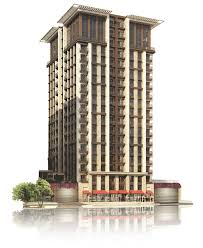
#> input picture bina.png, 203 x 248 px
$ python polygonal_approximation.py
#> lines starting #> are read from the running program, lines starting #| are printed output that depends on the picture; after the words box and inside, x2 and y2 are one past the last pixel; in counts of white or black regions, pixels touching at a corner belong together
import cv2
import numpy as np

def group_windows(image_path, show_image = True):
    # Upload the image
#> called with image_path = 'bina.png', show_image = True
    image = cv2.imread(image_path)
#> image is the input picture: shape (248, 203, 3); mean B, G, R 187.6, 196.5, 202.8
    gray = cv2.cvtColor(image, cv2.COLOR_BGR2GRAY)
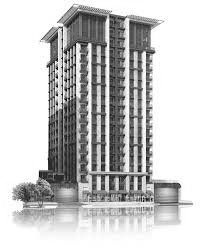
#> gray: shape (248, 203); min 2, max 255, mean 197.4

    # Detect the edges
    edges = cv2.Canny(gray, 50, 150, apertureSize=3)
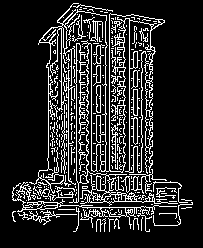
#> edges: shape (248, 203); 16.1% white in thin lines or dots, all inside (x1, y1, x2, y2) = (12, 3, 193, 232)

    # Make contour detection on the edges, contour lines are obtained.
    contours, _ = cv2.findContours (edges, cv2.RETR_EXTERNAL, cv2.CHAIN_APPROX_SIMPLE)
#> contours = 204 contours, 195 with area under 20; largest, box (x1, y1, x2, y2) and area: (29, 3, 178, 206) 6137, (12, 182, 177, 229) 418, (96, 85, 101, 113) 104, (93, 44, 105, 65) 72, (129, 169, 167, 194) 69
    # Convert contours into the rectangles
    windows = []

    for contour in contours:
        area = cv2.contourArea(contour)
        # The area of each contour is calculated

        if area < 0:
            # Contours with a negative area are ignored.
            continue

        epsilon = 0.02 * cv2.arcLength(contour, True)
        # The epsilon value is used to control the level of smoothing in the process of converting the contour into an approximate polygon.
        # High epsilon values are generally preferred to obtain simpler shapes with fewer edges, while low epsilon values are used to obtain more detailed shapes with more edges.

        approx = cv2.approxPolyDP(contour, epsilon, True)
        # Quadrilateral contours are (approximately) detected (using cv2.approxPolyDP).
        # If a contour has 4 sides, it is considered a quadrilateral.
        if len(approx) == 4:
            windows.append(approx)
#> this loop made 204 passes
#> (area, epsilon) on passes 11, 157, 204: (43, 5.89), (104, 1.25), (6137, 111)
#> after the loop, windows = 15 contours, 13 with area under 20; largest, box (x1, y1, x2, y2) and area: (29, 3, 178, 204) 476, (96, 85, 101, 113) 93

    windows.sort(key = lambda x: x[0][0][1])
    # Lambda is used to sort the quadrilaterals in the windows list according to the y coordinates of their top edges

    # Show the Canny edge-detected and grayscale image
    if show_image:
        image_copy = image.copy()
        for window in windows:
            cv2.drawContours(image, [window], -1, (0,255,0), 2)
#> this loop made 15 passes
#> window on passes 1 to 12: [[73, 3], [29, 182], [84, 11], [177, 203]], [[74, 24], [73, 25], [73, 32], [73, 25]], [[97, 85], [96, 111], [100, 112], [100, 85]], [[84, 87], [83, 87], [82, 88], [83, 87]], [[65, 103], [66, 104], [66, 109], [66, 104]], [[62, 113], [61, 114], [61, 119], [61, 114]], [[72, 116], [71, 116], [71, 120], [71, 117]], [[84, 127], [83, 128], [82, 128], [84, 128]], [[72, 131], [71, 132], [71, 139], [71, 132]], [[74, 147], [74, 148], [73, 149], [74, 148]], [[61, 150], [62, 155], [61, 172], [62, 161]], [[52, 150], [51, 151], [52, 152], [52, 154]]
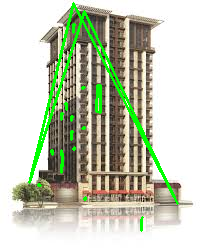
#> image: shape (248, 203, 3); 4.89% of pixels changed, all inside (x1, y1, x2, y2) = (28, 2, 179, 232)
        cv2.imshow("Windows detected", image)
        cv2.imshow("Canny Edges", edges)
        cv2.imshow("Grayscale Image", gray)
        cv2.imshow("Original Image", image_copy)
        cv2.waitKey(0)
        cv2.destroyAllWindows()

    return len(windows)

def main():
    image_path = "bina.png"
    floor_count = group_windows(image_path, True)
#> floor_count = 15
    print(f"Kat Sayısı: {floor_count}")
#| Kat Sayısı: 15

if __name__ == '__main__':
    main()
